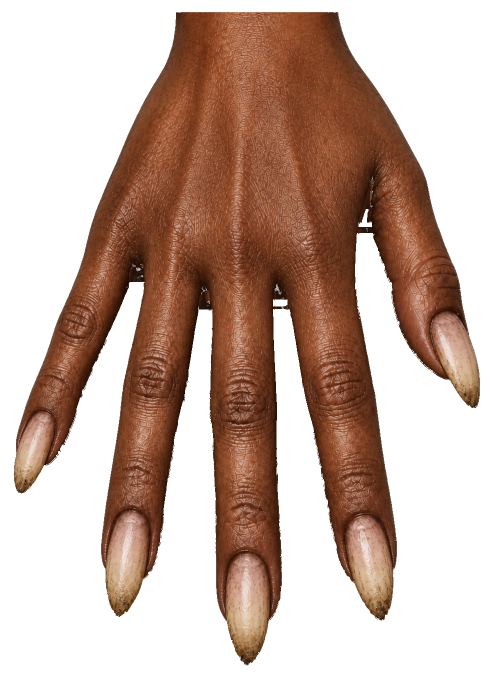
#> input picture tool/review_hand_wash_dark_fix/frame_2.png, 988 x 1358 px, found by its file name (shown at 1/2 size)
$ python clean_hand_wash_skin.py review_hand_wash_dark_fix/frame_2.png
#> lines starting #> are read from the running program, lines starting #| are printed output that depends on the picture; after the words box and inside, x2 and y2 are one past the last pixel; in counts of white or black regions, pixels touching at a corner belong together
"""Clean leftover skin dirt on the wash dissolve cell. Nails stay put.

Dark brown smears on peach skin are inpainted from neighboring clean skin.
Nail plates and cuticle crusts are covered by a stiletto stadium (narrow at
the tip, wide at the base) plus color, and are never rewritten.
"""

from __future__ import annotations

import sys
from pathlib import Path

import numpy as np
from PIL import Image, ImageFilter

REPO = Path(__file__).resolve().parent.parent
SHEET = REPO / "assets" / "images" / "hand_wash.png"
REVIEW = REPO / "tool" / "_review_wash"
BACKUP = REVIEW / "frame_2.png"

CELL_W = 543
CELL_H = 724

# tip x, tip y, axis x, axis y, length, tip radius, base radius
NAILS = (
    (15, 556, 0.616, -0.788, 102, 7, 24),
    (111, 670, 0.412, -0.911, 144, 8, 30),
    (238, 714, 0.061, -0.998, 150, 9, 34),
    (393, 677, -0.363, -0.932, 130, 8, 30),
    (490, 479, -0.500, -0.866, 110, 7, 24),
)


def _lum(rgb: np.ndarray) -> np.ndarray:
    return 0.21 * rgb[..., 0] + 0.72 * rgb[..., 1] + 0.07 * rgb[..., 2]


def _stadium_mask(shape: tuple[int, ...]) -> np.ndarray:
    h, w = shape[:2]
    yy, xx = np.mgrid[0:h, 0:w]
    mask = np.zeros((h, w), dtype=bool)
    for x, y, ax, ay, length, tip_r, base_r in NAILS:
        n = (ax * ax + ay * ay) ** 0.5
        ax, ay = ax / n, ay / n
        px, py = -ay, ax
        relx = xx - x
        rely = yy - y
        along = relx * ax + rely * ay
        across = relx * px + rely * py
        t = (along / max(length, 1)).clip(0, 1)
        radius = tip_r + (base_r - tip_r) * t
        mask |= (along >= -8) & (along <= length) & (np.abs(across) <= radius)
    return mask


def _morph(mask: np.ndarray, filt: ImageFilter.Filter) -> np.ndarray:
    img = Image.fromarray((mask.astype(np.uint8) * 255), "L")
    return np.asarray(img.filter(filt)) > 127


def _protect_nails(rgb: np.ndarray, opaque: np.ndarray) -> np.ndarray:
    lum = _lum(rgb)
    r, g, b = rgb[..., 0], rgb[..., 1], rgb[..., 2]
    stadium = _stadium_mask(rgb.shape)
    peach = (lum > 150) & ((r - g) > 60) & (r > 190) & ((g - b) < 45)
    protect = opaque & stadium & ~peach
    return _morph(protect, ImageFilter.MaxFilter(3))


def _blur_fill(rgb: np.ndarray, support: np.ndarray, radius: int) -> tuple[np.ndarray, np.ndarray]:
    weight = support.astype(np.float32)
    colored = rgb * weight[..., None]
    rgba = np.dstack([colored, weight * 255.0]).astype(np.uint8)
    blur = np.asarray(
        Image.fromarray(rgba, "RGBA").filter(ImageFilter.GaussianBlur(radius=radius)),
        dtype=np.float32,
    )
    acc = blur[..., :3]
    w = blur[..., 3] / 255.0
    filled = acc / np.clip(w, 1e-3, None)[..., None]
    return filled, w


def _feather(mask: np.ndarray, radius: int) -> np.ndarray:
    img = Image.fromarray((mask.astype(np.uint8) * 255), "L")
    blur = np.asarray(img.filter(ImageFilter.GaussianBlur(radius=radius)), dtype=np.float32)
    return np.clip(blur / 255.0, 0, 1)


def _inpaint(rgb: np.ndarray, dirt: np.ndarray, nails: np.ndarray, interior: np.ndarray) -> np.ndarray:
    lum = _lum(rgb)
    r, g = rgb[..., 0], rgb[..., 1]
    support = interior & ~nails & ~dirt & (lum > 155) & ((r - g) > 48)
    skin_est, weight = _blur_fill(rgb, support, radius=22)
    fade = _feather(dirt, 2)
    fade = np.where(nails | (weight < 0.05), 0.0, fade)
    return rgb * (1.0 - fade[..., None]) + skin_est * fade[..., None]


def main() -> int:
    original = np.asarray(Image.open(BACKUP).convert("RGBA"))
#> original is the input picture: shape (1358, 988, 4); mean R, G, B, A 59.9, 35.2, 23.3, 115.8
    rgb = original[..., :3].astype(np.float32)
    opaque = original[..., 3] > 24
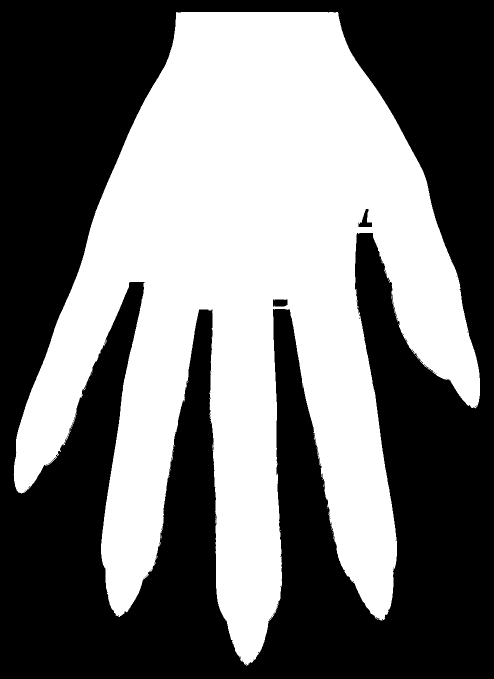
#> opaque: shape (1358, 988) bool (shown at 1/2 size); 45.5% white; 45 white regions (44 under 20 px), largest, box (x1, y1, x2, y2) and area: (27, 24, 960, 1331) 610903
    lum = _lum(rgb)
#> in _lum, `return 0.21 * rgb[..., 0] + 0.72 * rgb[..., 1] + 0.07 * rgb[..., 2]`:
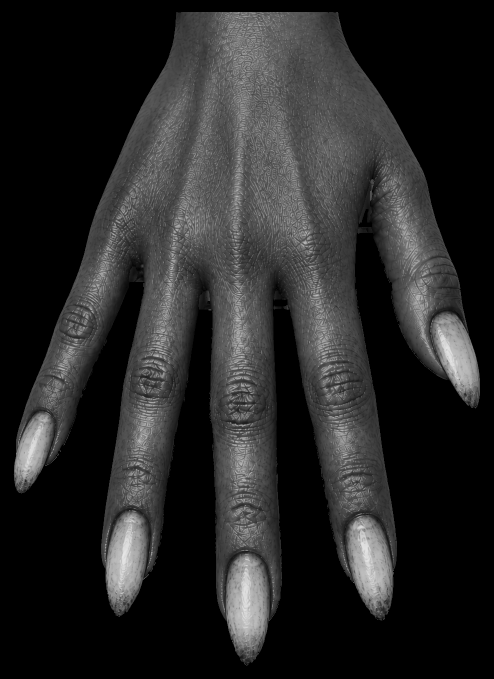
#> returned value: shape (1358, 988) float32 (shown at 1/2 size); min 0, max 234.2, mean 39.6
    r, g = rgb[..., 0], rgb[..., 1]
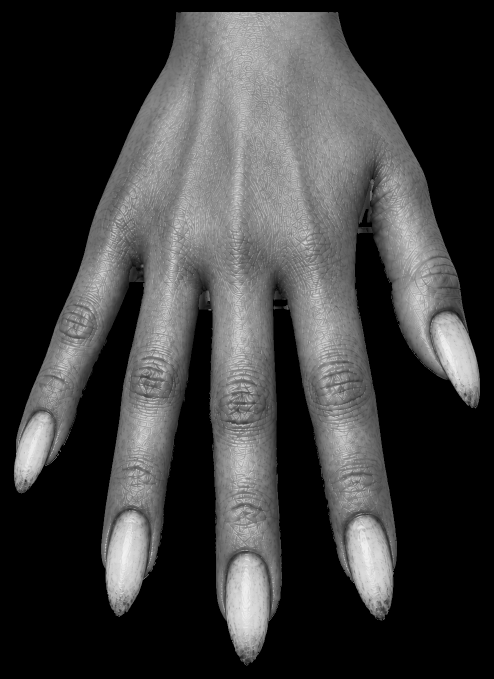
#> r: shape (1358, 988) float32 (shown at 1/2 size); min 0, max 245, mean 59.9
    nails = _protect_nails(rgb, opaque)
#> in _protect_nails, `r, g, b = rgb[..., 0], rgb[..., 1], rgb[..., 2]`:
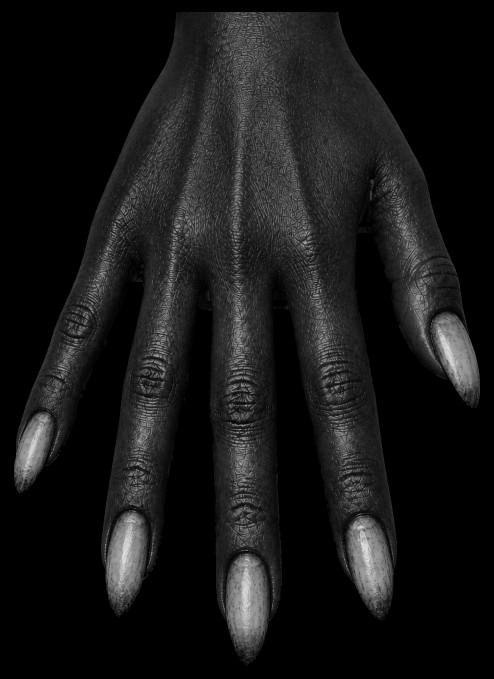
#> b: shape (1358, 988) float32 (shown at 1/2 size); min 0, max 224, mean 23.3
#> in _protect_nails, `peach = (lum > 150) & ((r - g) > 60) & (r > 190) & ((g - b) < 45)`: peach: shape (1358, 988) bool; 0% white in thin lines or dots, all inside (x1, y1, x2, y2) = (334, 255, 335, 256)
#> in _protect_nails, `protect = opaque & stadium & ~peach`: protect: shape (1358, 988) bool; 1.1% white; 4 white regions, box (x1, y1, x2, y2) and area: (319, 546, 394, 682) 4667, (103, 535, 198, 681) 4196, (415, 373, 500, 490) 3521, (214, 563, 259, 653) 2159
#> in _morph, `return np.asarray(img.filter(filt)) > 127`: returned value: shape (1358, 988) bool; 1.2% white; 4 white regions, box (x1, y1, x2, y2) and area: (318, 545, 395, 683) 5093, (102, 534, 199, 682) 4682, (414, 372, 501, 491) 3929, (213, 562, 260, 654) 2433
    interior = _morph(opaque, ImageFilter.MinFilter(7))
#> in _morph (call 2), `return np.asarray(img.filter(filt)) > 127`: returned value: shape (1358, 988) bool; 43.4% white; 1 white region, box (x1, y1, x2, y2) and area: (31, 27, 957, 1324) 582370

    dark = interior & ~nails & (lum < 150) & ((r - g) > 28)
#> dark: shape (1358, 988) bool; 38.8% white; 184 white regions (172 under 20 px), largest, box (x1, y1, x2, y2) and area: (31, 27, 957, 1321) 519438, (397, 586, 405, 616) 122, (258, 533, 266, 561) 99
    dark = dark & interior & ~nails
    rgb = _inpaint(rgb, dark, nails, interior)
#> in _inpaint, `support = interior & ~nails & ~dirt & (lum > 155) & ((r - g) > 48)`: support: shape (1358, 988) bool; 0.13% white in thin lines or dots, all inside (x1, y1, x2, y2) = (63, 28, 916, 1206)
#> in _inpaint, `fade = np.where(nails | (weight < 0.05), 0.0, fade)`: fade: shape (1358, 988) float32; every value is 0

    lum2 = _lum(rgb)
    local, wloc = _blur_fill(
        rgb,
        interior & ~nails & (lum2 > 160) & ((rgb[..., 0] - rgb[..., 1]) > 50),
        radius=11,
    )
#> in _blur_fill (call 2), `weight = support.astype(np.float32)`: weight: shape (1358, 988) float32; values 0 (black) and 1 (white), 0.01% white in thin lines or dots, all inside (x1, y1, x2, y2) = (181, 32, 852, 1168)
    tan = (
        interior
        & ~nails
        & (wloc > 0.08)
        & ((_lum(local) - lum2) > 8)
        & (lum2 < 198)
    )
#> tan: shape (1358, 988) bool; every value is 0
    tan = tan & interior & ~nails
    rgb = _inpaint(rgb, tan, nails, interior)

    # Soft grain lift on the back of the hand; fades out before the nails.
    yy = np.arange(rgb.shape[0])[:, None].astype(np.float32)
#> yy = 1358 values from 0 to 1357
    palm_w = np.clip((360.0 - yy) / 60.0, 0.0, 1.0)
    grain_support = interior & ~nails & (_lum(rgb) > 165)
#> grain_support: shape (1358, 988) bool; 2% white; 815 white regions (797 under 20 px), largest, box (x1, y1, x2, y2) and area: (459, 1115, 525, 1274) 5702, (707, 1041, 772, 1193) 5470, (217, 1031, 278, 1187) 5332
    grain_est, _gw = _blur_fill(rgb, grain_support, radius=8)
#> call 4 of _blur_fill, with radius = 8
#> in _blur_fill (call 4), `blur = np.asarray( Image.fromarray(rgba, "RGBA").filter(ImageFilter.Ga..`:
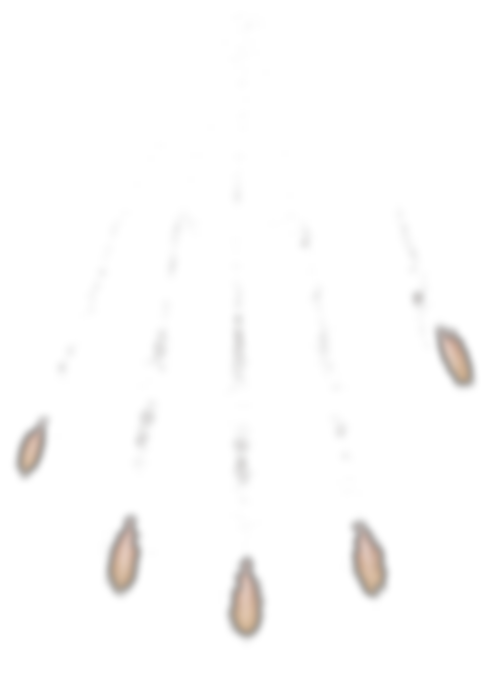
#> blur: shape (1358, 988, 4) float32 (shown at 1/2 size); mean R, G, B, A 4.2, 3.5, 3, 5; transparent parts drawn white
    grain = (0.48 * palm_w) * interior.astype(np.float32)
    grain = np.where(nails, 0.0, grain)
    rgb = rgb * (1.0 - grain[..., None]) + grain_est * grain[..., None]

    out = original.copy()
    out[..., :3] = np.clip(rgb, 0, 255).astype(np.uint8)
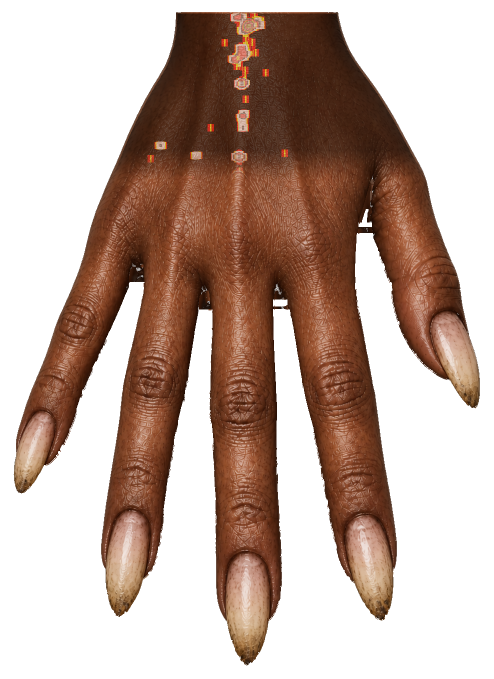
#> out: shape (1358, 988, 4) (shown at 1/2 size); 11.39% of pixels changed, all inside (x1, y1, x2, y2) = (222, 27, 848, 360); transparent parts drawn white

    nail_delta = np.abs(out[..., :3].astype(np.int16) - original[..., :3].astype(np.int16))
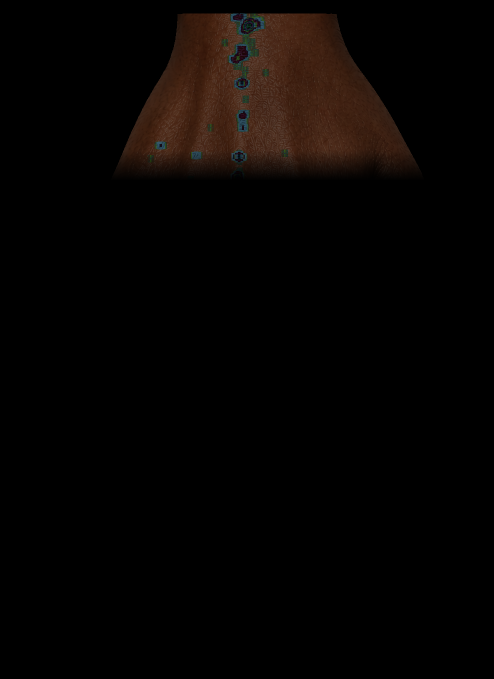
#> nail_delta: shape (1358, 988, 3) int16 (shown at 1/2 size); mean R, G, B 6.5, 3.8, 2.4
    nail_change = int(nail_delta[nails].max()) if nails.any() else 0
#> nail_change = 0
    dirt = dark | tan
#> (the run stopped early here; a loop or call above may not have finished)
